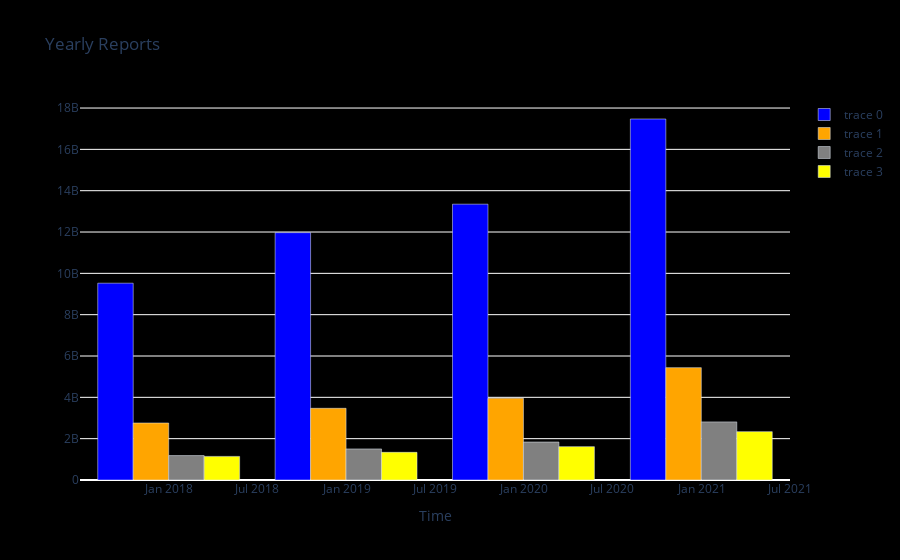

Here is the notebook cell this chart was saved with:
### Code cell
import plotly.offline as pyoff
import plotly.graph_objs as go

data = [go.Bar(x=tickerFinancials.index.year,
               y=tickerFinancials['Total Revenue'],
               marker={'color': 'blue'}),
        
       go.Bar(x=tickerFinancials.index,
              y=tickerFinancials['Gross Profit'],
              marker={'color': 'orange'}),
        
       go.Bar(x=tickerFinancials.index,
               y=tickerFinancials['Ebit'],
               marker={'color': 'gray'}),
        
       go.Bar(x=tickerFinancials.index,
               y=tickerFinancials['Net Income'],
               marker={'color': 'yellow'})]

layout = go.Layout(title='Yearly Reports',
                  xaxis={'title':'Time'},
                  plot_bgcolor='black',
                  paper_bgcolor='black')

fig = go.Figure(data=data, layout=layout)
pyoff.iplot(fig)

### Figure 1 — Plotly figure (JSON) as saved in the notebook; plotly's stock layout.template omitted (floating-point values rounded to 4 significant figures)
{"data": [{"marker": {"color": "blue"}, "type": "bar", "x": ["2020-12-31T00:00:00", "2019-12-31T00:00:00", "2018-12-31T00:00:00", "2017-12-31T00:00:00"], "y": [17469557000, 13347434000, 11970090000, 9523830000]}, {"marker": {"color": "orange"}, "type": "bar", "x": ["2020-12-31T00:00:00", "2019-12-31T00:00:00", "2018-12-31T00:00:00", "2017-12-31T00:00:00"], "y": [5437507000, 3953268000, 3469274000, 2758447000]}, {"marker": {"color": "gray"}, "type": "bar", "x": ["2020-12-31T00:00:00", "2019-12-31T00:00:00", "2018-12-31T00:00:00", "2017-12-31T00:00:00"], "y": [2812454000, 1837299000, 1503602000, 1182412000]}, {"marker": {"color": "yellow"}, "type": "bar", "x": ["2020-12-31T00:00:00", "2019-12-31T00:00:00", "2018-12-31T00:00:00", "2017-12-31T00:00:00"], "y": [2340873000, 1614581000, 1338319000, 1142149000]}], "layout": {"paper_bgcolor": "black", "plot_bgcolor": "black", "title": {"text": "Yearly Reports"}, "xaxis": {"title": {"text": "Time"}}}}
